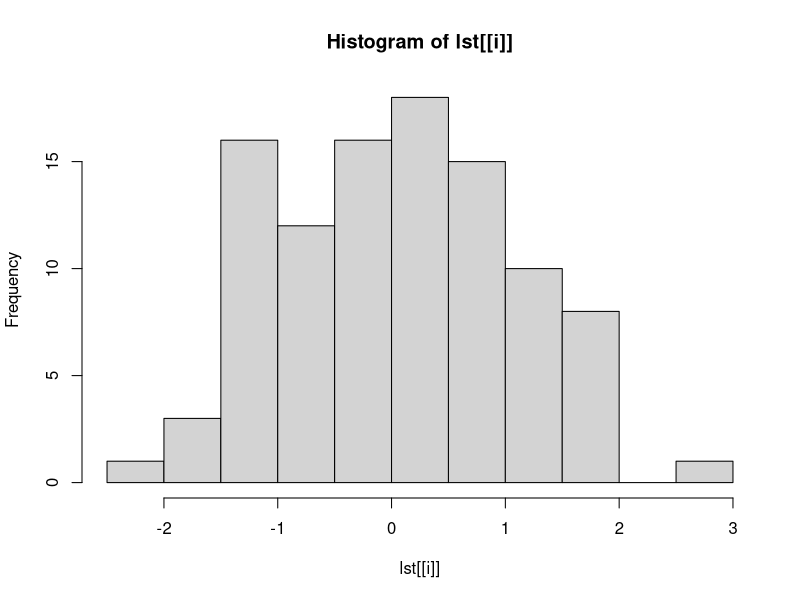
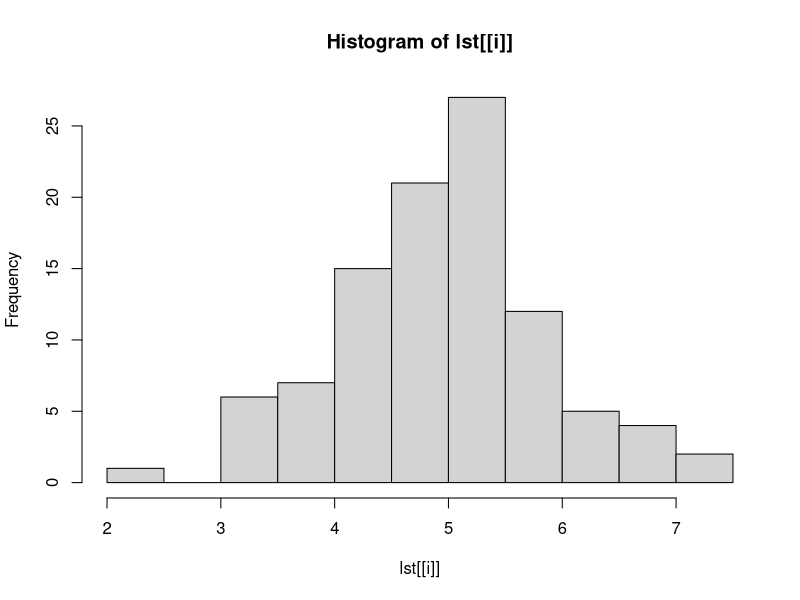
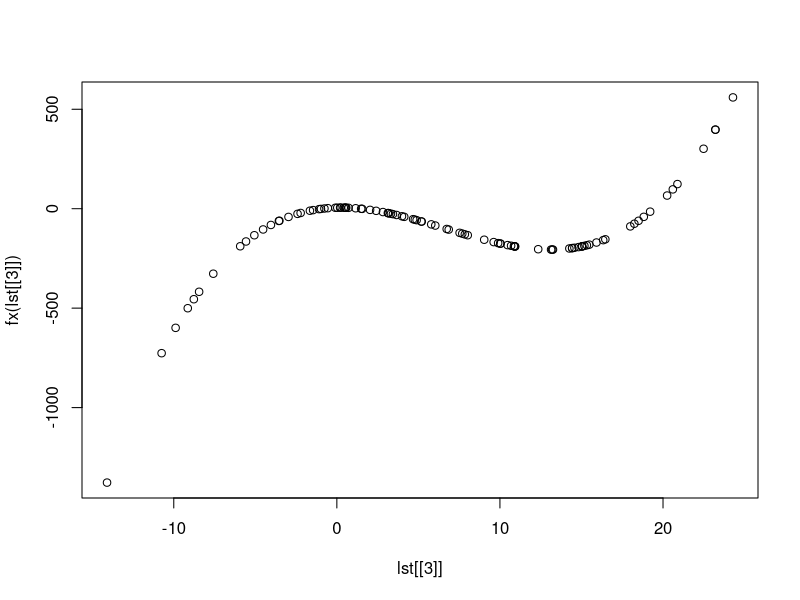

Write the R code that produced these figures, in order.
## ---- chunk 1
knitr::opts_chunk$set(cache = TRUE, error = TRUE, fig.width = 4, fig.asp = 1)
## ---- chunk 2
s <- 0
for(i in 1:100)
  s <- s + i
## ---- chunk 3
sum(1:100)
## ---- chunk 4
(thresh <- 0.05 / 20)
## ---- chunk 5
x <- 1:10
y <- rnorm(10)
x + y
## ---- chunk 6
mat <- cbind(x, y)
apply(mat, 1, sum)

lst <- list(rnorm(100),
            rnorm(100, 5),
            rnorm(100, 5, 10))
sapply(lst, mean)
lapply(lst, mean)
## ---- chunk 7
ifelse(y > 0, 1, -1)
## ---- chunk 8
test <- TRUE
if(test)
{
  print("This is executed when test is true.")
}else{
  print("This is executed when test is false.")
}
## ---- chunk 9
for(i in 1:2)
{
  hist(lst[[i]])
}
## ---- chunk 10
fx <- function(x)
{
  # do something here and return a value
  return(5 + 2*x - 4*x^2 + x^3/5)
}

plot(lst[[3]], fx(lst[[3]]))
